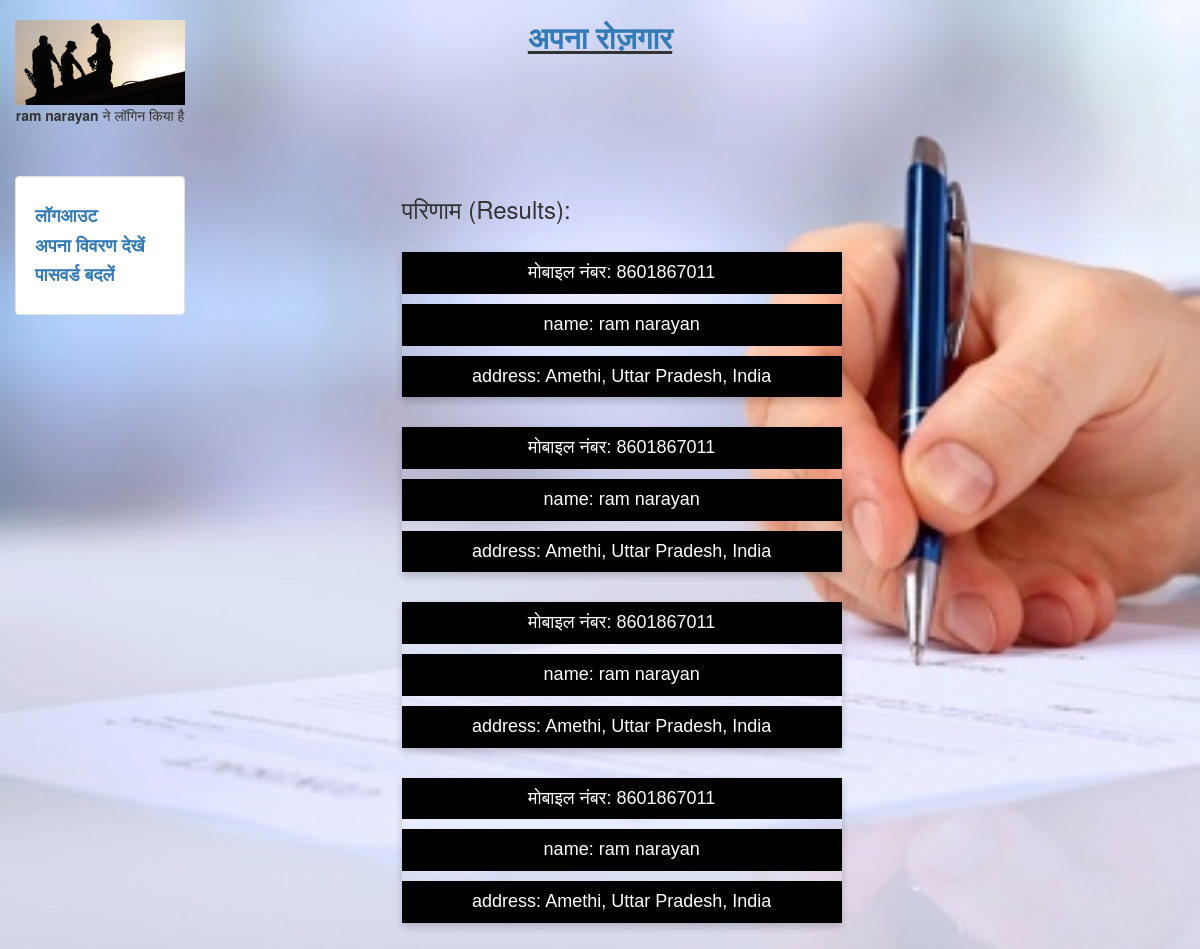
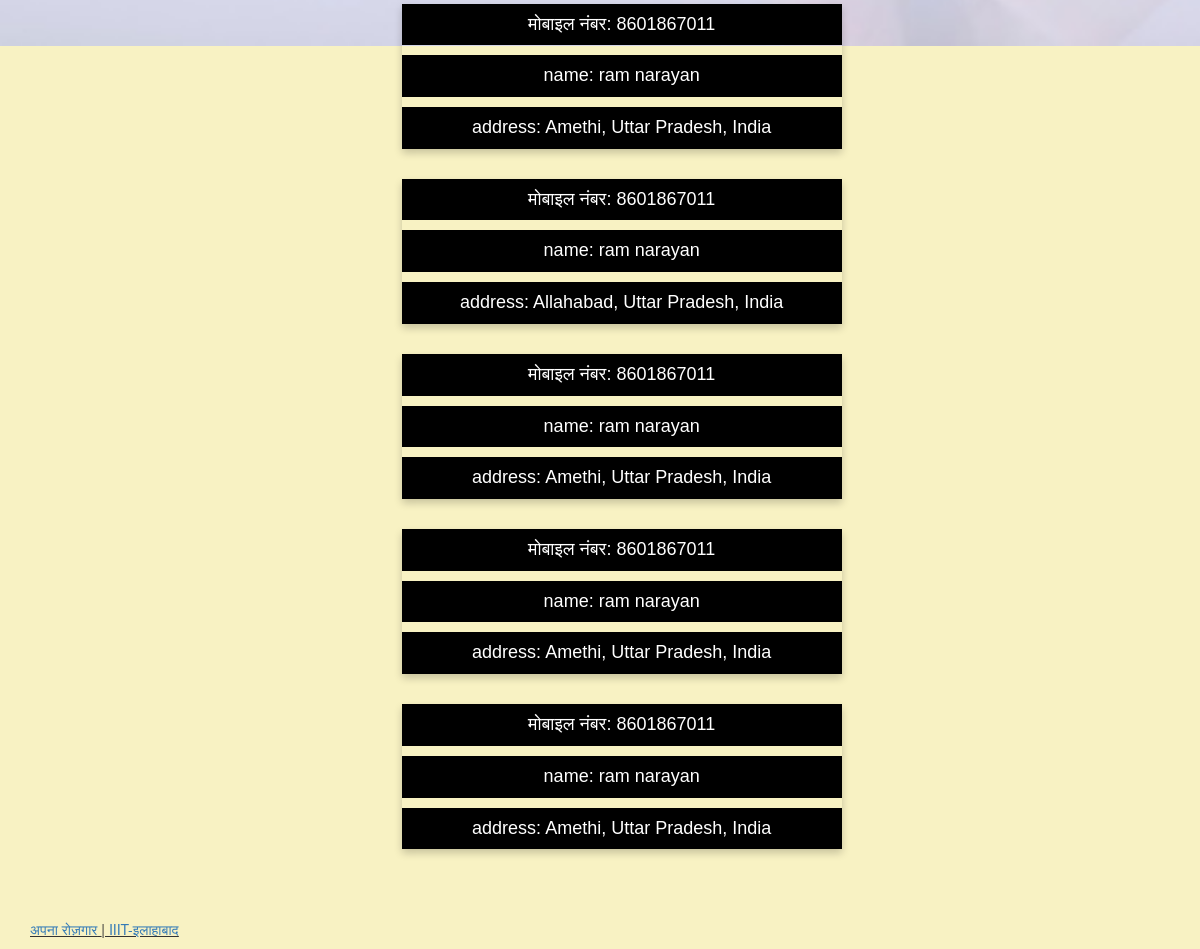
The app's page /see_work_post (signed in) with its own data (2 pictures, top to bottom).
### search/models.py (models this page shows, shortened)
class Posts(models.Model):
	post_id=models.AutoField(primary_key=True)
	username = models.CharField(max_length=100)
	name = models.CharField(max_length = 100,blank = True, null = True)
	s_contact = models.CharField(max_length=50,blank = True,null = True)
	rskill = models.CharField(max_length = 100,blank = True, null = True)
	street = models.CharField(max_length=250,blank = True, null = True)
	location = models.CharField(max_length=250,blank = True, null = True)
	start_date = models.DateField(blank = True, null = True)
	end_date = models.DateField(blank = True, null = True)
	Nworker = models.IntegerField(blank = True, null = True)
	Twork = models.CharField(max_length = 250,blank = True, null = True)
	description = models.TextField(max_length = 500,blank = True, null = True)
	lat = models.CharField(max_length = 50, blank = True, null= True)
	lng = models.CharField(max_length = 50, blank = True, null= True)
	status = models.CharField(max_length = 50,blank = True, null = True)
	distance = models.IntegerField(blank = True, null = True)

### search/views.py (the view)
# urls.py: url(r'^see_work_post',see_work_post,name = 'see_work_post'),
def see_work_post(request):
  pos=Posts.objects.filter(username=request.user.username)
  warn=""
  if len(pos)==0:
    warn="no posts find"
  return render(request,'search/postresult.html',{'pos':pos,'warn':warn})

### search/templates/search/postresult.html (shortened to what this page needs)
{% extends "login/header.html" %}
{% block content %}
<div class ='col-sm-6 col-sm-offset-2'>
  <link rel="stylesheet" href="https://cdnjs.cloudflare.com/ajax/libs/font-awesome/4.7.0/css/font-awesome.min.css">
<h3>परिणाम (Results): </h3><br>
{% for data in pos %}
  <div class="card">
  <p><button class = "but">मोबाइल नंबर: {{data.s_contact}}</button></p>
  <p><button class = "but">name: {{data.name}}</button></p>
  <p><button class = "but">address: {{data.location}}</button></p>
  </div>
    <br>
{% endfor %}
</div>
{% endblock %}

### login/templates/login/header.html (shortened to what this page needs)
<!DOCTYPE html>
<html lang="en">
 <head>
   {% load staticfiles %}
   <link rel="stylesheet" href="{% static 'login/css/bootstrap.min.css' %}" type = "text/css"/>
  </head>
<body class="body" style="background-color:#F8F2C3">
	<div class="container-fluid" style="min-height:95%; ">
		<div class="row">
			  <div class="col-sm-2">
				<br>
				  <center>
					<img src="{% static 'login/img/profile.jpg' %}" class="img-responsive" style='max-height:100px;' alt="logo">
					{% if request.user.username %}
				  	<p><b> {{request.user.first_name}}</b> ने लॉगिन किया है</p>
					{% endif %}
				  </center>
			  </div>
			  <div class="col-sm-8">
				  <center>
				  <h2><b><u><a href="/about">अपना रोज़गार</a></b><u></h2>
				  </center>
			  </div>
		      </div>
		<div class="row">
		  <div class="col-sm-2">
			<div class="well bs-sidebar" id="sidebar" style="background-color:#fff">
			  <ul class="nav nav-pills nav-stacked">
			  	{% if request.user.username %}
			  	<h4><b><li><a href='/logout'   >लॉगआउट</a></li></b></h4>
			  	<h4><b><li><a href = '/view'>अपना विवरण देखें</a></li></b></h4>
                               <h4><b> <li><a href = '/change_password'>पासवर्ड बदलें</a></li></b></h4>
			  	{%else%}
				<h4><b><li><a href='/login'>लॉग इन करें</a></li></b></h4>
				<h4><b><li><a href='/register'>रजिस्टर करे</a></li></b></h4>
                                <h4><b><li><a href='/forgot_password'>पासवर्ड भूल गए?</a></li></b></h4>
				{%endif%}
			  </ul>
			</div>
		  </div>
		  <div class="col-sm-10">
			<div class='container-fluid'>
			   {% block content %}
			   {% endblock %}
			</div>
		  </div>
		</div>
	</div>
	<footer>
         <br>
         <br>
		<div class="container-fluid" style='margin-left:15px'>
			<p><a href="/about" target="blank">अपना रोज़गार</a> | <a href="https://www.iiita.ac.in/" target="blank">IIIT-इलाहाबाद</a></p>
		</div>
	</footer>
</body>
</html>

### login/templates/login/header.html (style rules this page uses)
html, body { height:100% }

### search/templates/search/postresult.html (style rules this page uses)
.card { box-shadow: 0 4px 8px 0 rgba(0, 0, 0, 0.2); max-width: 500px; margin: auto; text-align: center; font-family: arial; }
.but { border: none; outline: 0; display: inline-block; padding: 8px; color: white; background-color: #000; text-align: center; cursor: pointer; width: 100%; font-size: 18px; }

### records on screen
Posts: s_contact "8601867011", name "ram narayan", location "Amethi, Uttar Pradesh, India"
Posts: s_contact "8601867011", name "ram narayan", location "Amethi, Uttar Pradesh, India"
Posts: s_contact "8601867011", name "ram narayan", location "Amethi, Uttar Pradesh, India"
Posts: s_contact "8601867011", name "ram narayan", location "Amethi, Uttar Pradesh, India"
Posts: s_contact "8601867011", name "ram narayan", location "Amethi, Uttar Pradesh, India"
Posts: s_contact "8601867011", name "ram narayan", location "Allahabad, Uttar Pradesh, India"
Posts: s_contact "8601867011", name "ram narayan", location "Amethi, Uttar Pradesh, India"
Posts: s_contact "8601867011", name "ram narayan", location "Amethi, Uttar Pradesh, India"
Posts: s_contact "8601867011", name "ram narayan", location "Amethi, Uttar Pradesh, India"

### other values on screen
{{ request.user.first_name }} "ram narayan"
